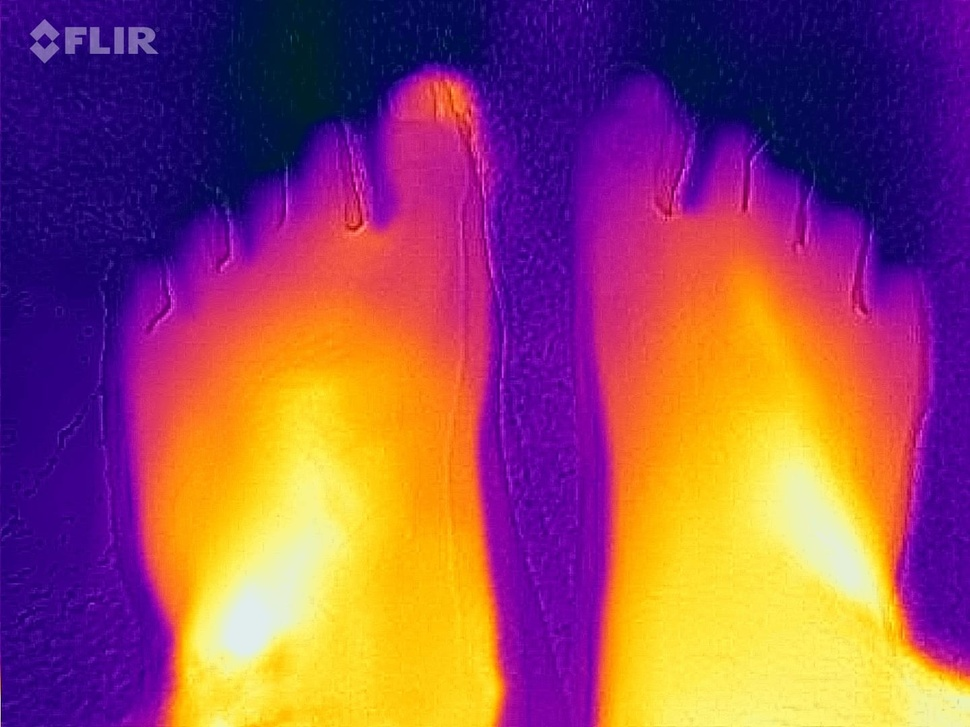
#> input picture inputimg/1.jpeg, 970 x 727 px, shrunk from 1440 x 1080 before the run
$ python -i anatomy.py   (imports and definitions only)
#> lines starting #> are read from the running program, lines starting #| are printed output that depends on the picture; after the words box and inside, x2 and y2 are one past the last pixel; in counts of white or black regions, pixels touching at a corner belong together
import cv2

def get_extremities_roi(gray_img):
    """Sucht die Hand oder den Fuß und gibt den oberen Teil (Finger/Zehen) als ROI zurück."""
    # 1. Objekt vom Hintergrund trennen
    _, body_mask = cv2.threshold(gray_img, 40, 255, cv2.THRESH_BINARY)

    # 2. Umrisse finden
    contours, _ = cv2.findContours(body_mask, cv2.RETR_EXTERNAL, cv2.CHAIN_APPROX_SIMPLE)

    if not contours:
        return None

    # 3. Den größten Umriss nehmen (die Hand oder den Fuß)
    main_contour = max(contours, key=cv2.contourArea)
    x, y, w, h = cv2.boundingRect(main_contour)

    # 4. Suchzone berechnen: Finger sind etwas länger als Zehen,
    # daher nehmen wir die oberen 30% des erkannten Objekts (statt 25%).
    extremity_h = int(h * 0.30)

    return (x, y, w, extremity_h)

>>> import cv2
>>> picture = cv2.imread('../inputimg/1.jpeg', cv2.IMREAD_GRAYSCALE)
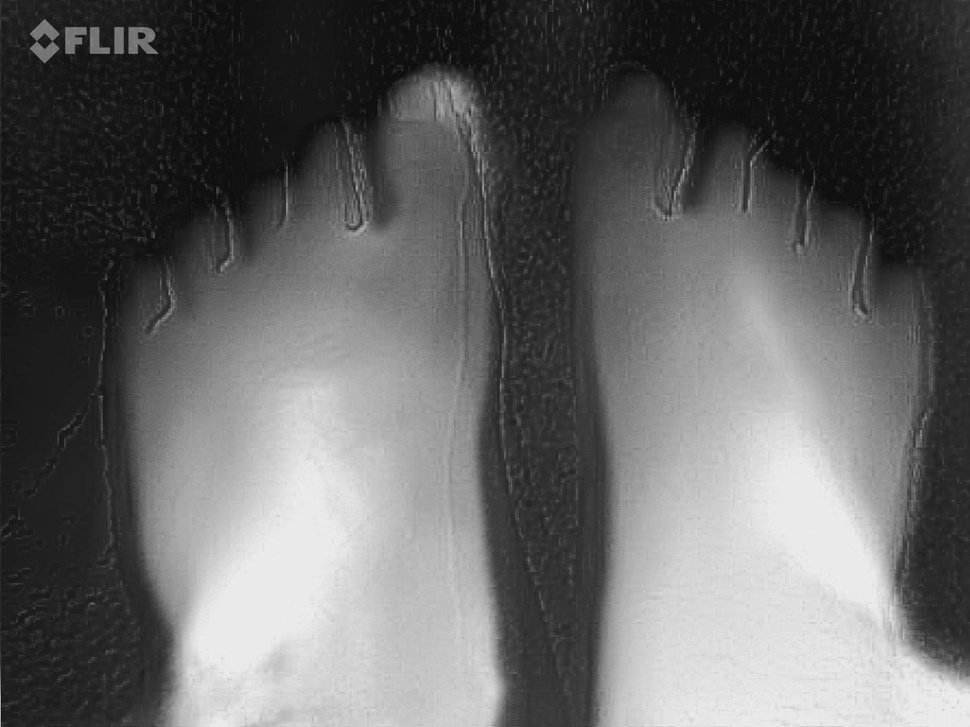
#> picture: shape (727, 970); min 10, max 238, mean 101.3
>>> result = get_extremities_roi(picture)
#> in get_extremities_roi, `_, body_mask = cv2.threshold(gray_img, 40, 255, cv2.THRESH_BINARY)`:
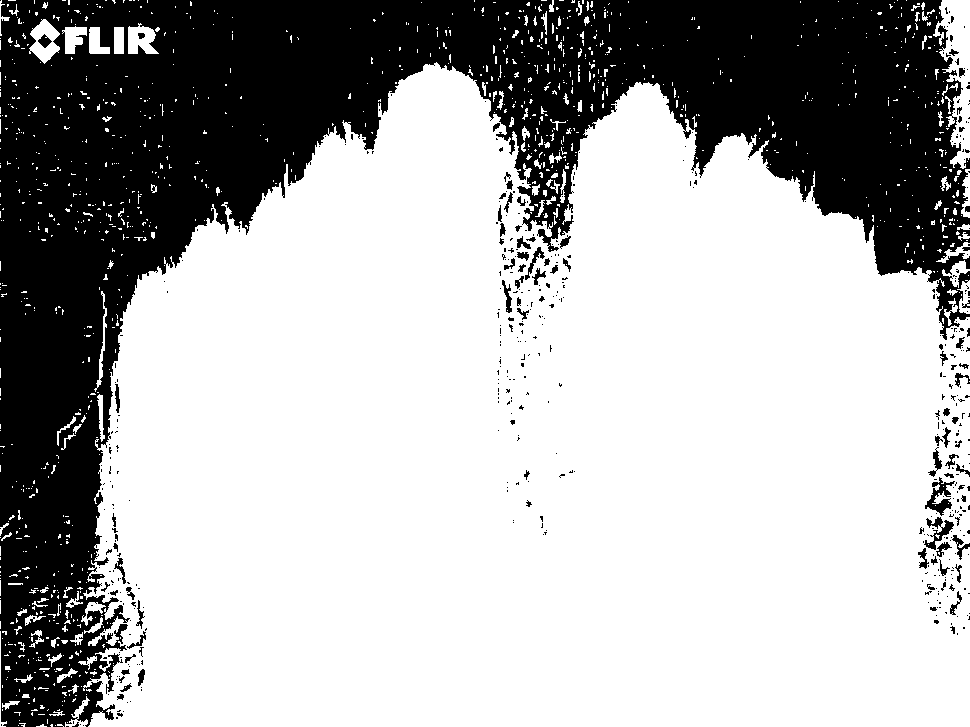
#> body_mask: shape (727, 970); 68.5% white; 503 black regions (423 under 20 px)
#> in get_extremities_roi, `contours, _ = cv2.findContours(body_mask, cv2.RETR_EXTERNAL, cv2.CHAIN..`: contours = 1131 contours, 1076 with area under 20; largest, box (x1, y1, x2, y2) and area: (83, 62, 970, 727) 469209, (933, 0, 970, 169) 3036, (29, 19, 60, 64) 797, (128, 23, 159, 54) 604, (62, 26, 87, 54) 388
#> in get_extremities_roi, `main_contour = max(contours, key=cv2.contourArea)`: main_contour = contour of 2786 points, box (x1, y1, x2, y2) (83, 62, 970, 727), area 469209
#> in get_extremities_roi, `x, y, w, h = cv2.boundingRect(main_contour)`: x = 83; y = 62; w = 887; h = 665
#> in get_extremities_roi, `extremity_h = int(h * 0.30)`: extremity_h = 199
#> result = (83, 62, 887, 199)

$ run again, on inputimg/2.jpeg
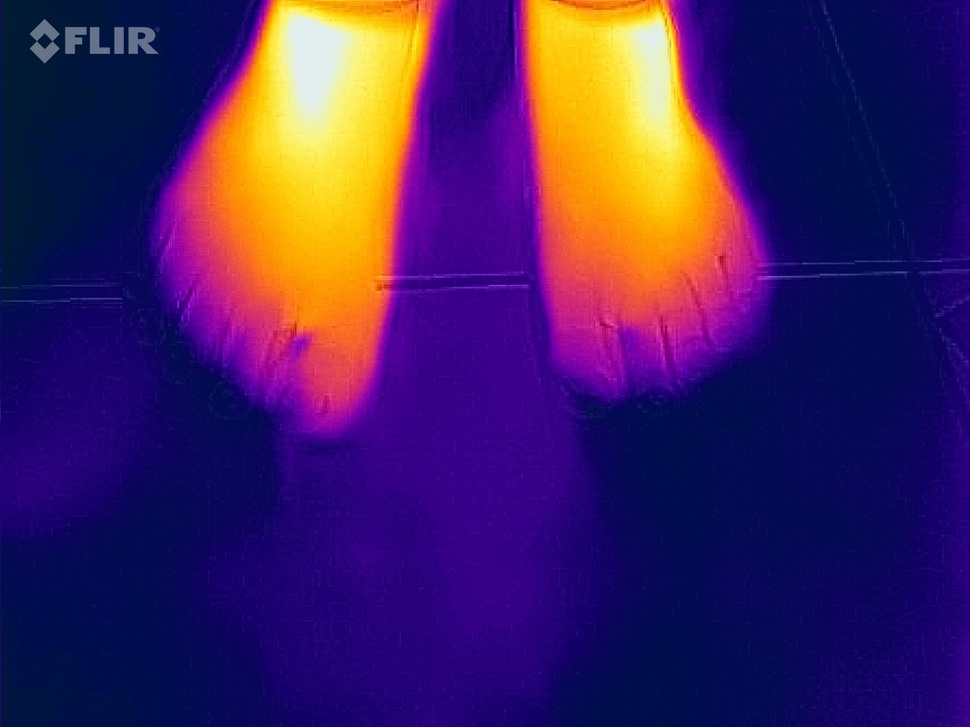
#> input picture inputimg/2.jpeg, 970 x 727 px, shrunk from 1440 x 1080 before the run
#> `picture = cv2.imread('../inputimg/1.jpeg', cv2.IMREAD_GRAYSCALE)`:
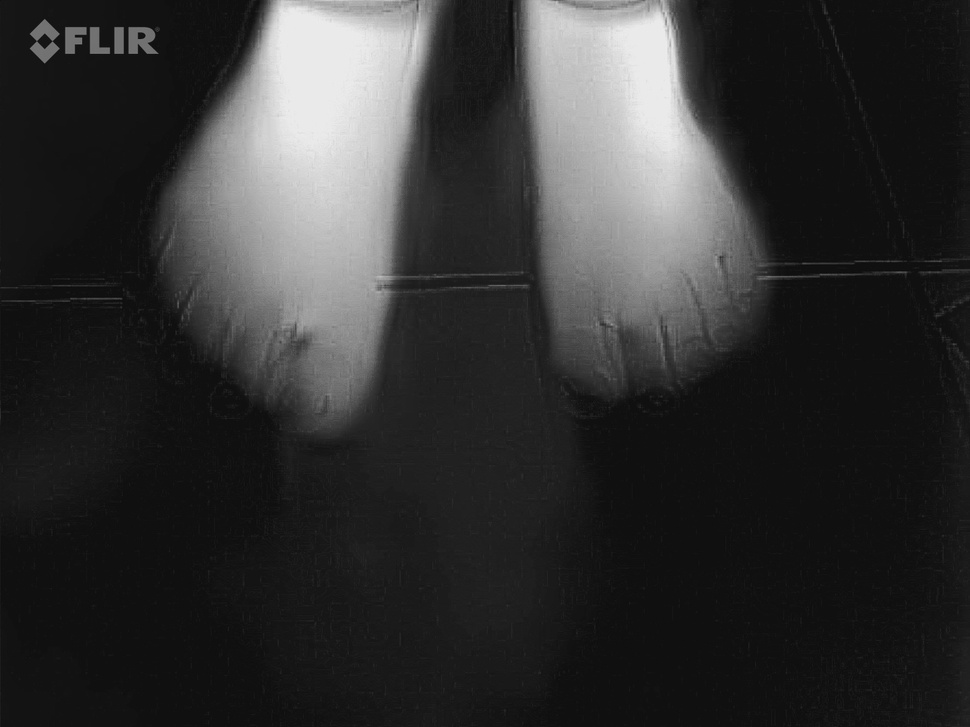
#> picture: shape (727, 970); min 9, max 238, mean 50.6
#> in get_extremities_roi, `_, body_mask = cv2.threshold(gray_img, 40, 255, cv2.THRESH_BINARY)`:
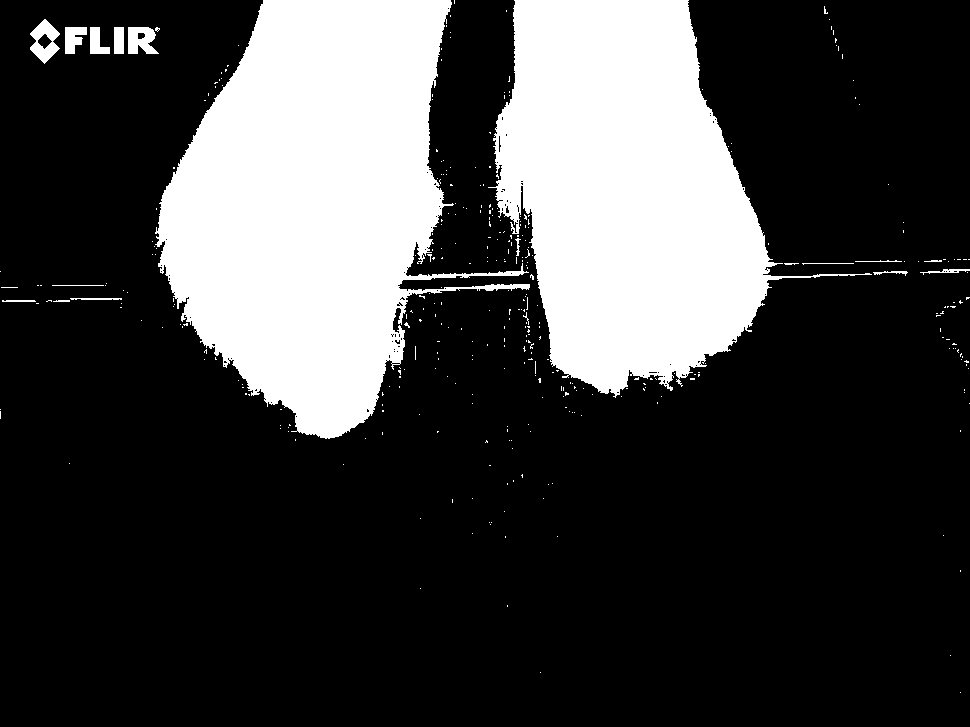
#> body_mask: shape (727, 970); 24.8% white; 367 white regions (349 under 20 px)
#> contours = 367 contours, 355 with area under 20; largest, box (x1, y1, x2, y2) and area: (155, 0, 530, 439) 90630, (488, 0, 872, 398) 78637, (30, 19, 60, 64) 778, (128, 27, 159, 54) 589, (65, 27, 87, 54) 370
#> main_contour = contour of 1179 points, box (x1, y1, x2, y2) (155, 0, 530, 439), area 90630
#> x = 155; y = 0; w = 375; h = 439
#> extremity_h = 131
#> result = (155, 0, 375, 131)
